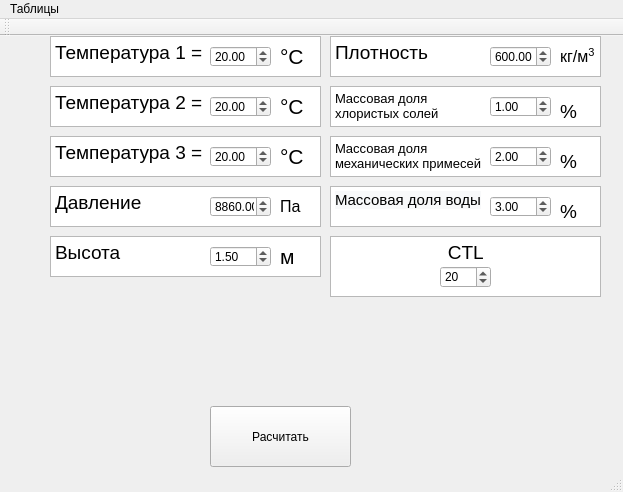
<?xml version="1.0" encoding="UTF-8"?>
<ui version="4.0">
 <class>MainWindow</class>
 <widget class="QMainWindow" name="MainWindow">
  <property name="geometry">
   <rect>
    <x>0</x>
    <y>0</y>
    <width>623</width>
    <height>492</height>
   </rect>
  </property>
  <property name="windowTitle">
   <string>MainWindow</string>
  </property>
  <widget class="QWidget" name="centralWidget">
   <widget class="QTextBrowser" name="textBrowser">
    <property name="geometry">
     <rect>
      <x>50</x>
      <y>0</y>
      <width>271</width>
      <height>41</height>
     </rect>
    </property>
    <property name="html">
     <string>&lt;!DOCTYPE HTML PUBLIC &quot;-//W3C//DTD HTML 4.0//EN&quot; &quot;http://www.w3.org/TR/REC-html40/strict.dtd&quot;&gt;
&lt;html&gt;&lt;head&gt;&lt;meta name=&quot;qrichtext&quot; content=&quot;1&quot; /&gt;&lt;style type=&quot;text/css&quot;&gt;
p, li { white-space: pre-wrap; }
&lt;/style&gt;&lt;/head&gt;&lt;body style=&quot; font-family:'MS Shell Dlg 2'; font-size:8.25pt; font-weight:400; font-style:normal;&quot;&gt;
&lt;p style=&quot; margin-top:0px; margin-bottom:0px; margin-left:0px; margin-right:0px; -qt-block-indent:0; text-indent:0px;&quot;&gt;&lt;span style=&quot; font-size:14pt;&quot;&gt;Температура 1 =&lt;/span&gt;&lt;/p&gt;&lt;/body&gt;&lt;/html&gt;</string>
    </property>
   </widget>
   <widget class="QPushButton" name="Calculate">
    <property name="geometry">
     <rect>
      <x>210</x>
      <y>370</y>
      <width>141</width>
      <height>61</height>
     </rect>
    </property>
    <property name="text">
     <string>Расчитать</string>
    </property>
   </widget>
   <widget class="QDoubleSpinBox" name="T1doubleSpinBox">
    <property name="geometry">
     <rect>
      <x>210</x>
      <y>10</y>
      <width>61</width>
      <height>21</height>
     </rect>
    </property>
    <property name="value">
     <double>20.000000000000000</double>
    </property>
   </widget>
   <widget class="QTextBrowser" name="textBrowser_2">
    <property name="geometry">
     <rect>
      <x>50</x>
      <y>50</y>
      <width>271</width>
      <height>41</height>
     </rect>
    </property>
    <property name="html">
     <string>&lt;!DOCTYPE HTML PUBLIC &quot;-//W3C//DTD HTML 4.0//EN&quot; &quot;http://www.w3.org/TR/REC-html40/strict.dtd&quot;&gt;
&lt;html&gt;&lt;head&gt;&lt;meta name=&quot;qrichtext&quot; content=&quot;1&quot; /&gt;&lt;style type=&quot;text/css&quot;&gt;
p, li { white-space: pre-wrap; }
&lt;/style&gt;&lt;/head&gt;&lt;body style=&quot; font-family:'MS Shell Dlg 2'; font-size:8.25pt; font-weight:400; font-style:normal;&quot;&gt;
&lt;p style=&quot; margin-top:0px; margin-bottom:0px; margin-left:0px; margin-right:0px; -qt-block-indent:0; text-indent:0px;&quot;&gt;&lt;span style=&quot; font-size:14pt;&quot;&gt;Температура 2 =&lt;/span&gt;&lt;/p&gt;&lt;/body&gt;&lt;/html&gt;</string>
    </property>
   </widget>
   <widget class="QDoubleSpinBox" name="T2doubleSpinBox_2">
    <property name="geometry">
     <rect>
      <x>210</x>
      <y>60</y>
      <width>61</width>
      <height>21</height>
     </rect>
    </property>
    <property name="value">
     <double>20.000000000000000</double>
    </property>
   </widget>
   <widget class="QTextBrowser" name="textBrowser_3">
    <property name="geometry">
     <rect>
      <x>50</x>
      <y>100</y>
      <width>271</width>
      <height>41</height>
     </rect>
    </property>
    <property name="html">
     <string>&lt;!DOCTYPE HTML PUBLIC &quot;-//W3C//DTD HTML 4.0//EN&quot; &quot;http://www.w3.org/TR/REC-html40/strict.dtd&quot;&gt;
&lt;html&gt;&lt;head&gt;&lt;meta name=&quot;qrichtext&quot; content=&quot;1&quot; /&gt;&lt;style type=&quot;text/css&quot;&gt;
p, li { white-space: pre-wrap; }
&lt;/style&gt;&lt;/head&gt;&lt;body style=&quot; font-family:'MS Shell Dlg 2'; font-size:8.25pt; font-weight:400; font-style:normal;&quot;&gt;
&lt;p style=&quot; margin-top:0px; margin-bottom:0px; margin-left:0px; margin-right:0px; -qt-block-indent:0; text-indent:0px;&quot;&gt;&lt;span style=&quot; font-size:14pt;&quot;&gt;Температура 3 =&lt;/span&gt;&lt;/p&gt;&lt;/body&gt;&lt;/html&gt;</string>
    </property>
   </widget>
   <widget class="QDoubleSpinBox" name="T3doubleSpinBox_3">
    <property name="geometry">
     <rect>
      <x>210</x>
      <y>110</y>
      <width>61</width>
      <height>21</height>
     </rect>
    </property>
    <property name="value">
     <double>20.000000000000000</double>
    </property>
   </widget>
   <widget class="QTextBrowser" name="textBrowser_4">
    <property name="geometry">
     <rect>
      <x>50</x>
      <y>150</y>
      <width>271</width>
      <height>41</height>
     </rect>
    </property>
    <property name="html">
     <string>&lt;!DOCTYPE HTML PUBLIC &quot;-//W3C//DTD HTML 4.0//EN&quot; &quot;http://www.w3.org/TR/REC-html40/strict.dtd&quot;&gt;
&lt;html&gt;&lt;head&gt;&lt;meta name=&quot;qrichtext&quot; content=&quot;1&quot; /&gt;&lt;style type=&quot;text/css&quot;&gt;
p, li { white-space: pre-wrap; }
&lt;/style&gt;&lt;/head&gt;&lt;body style=&quot; font-family:'MS Shell Dlg 2'; font-size:8.25pt; font-weight:400; font-style:normal;&quot;&gt;
&lt;p style=&quot; margin-top:0px; margin-bottom:0px; margin-left:0px; margin-right:0px; -qt-block-indent:0; text-indent:0px;&quot;&gt;&lt;span style=&quot; font-size:14pt;&quot;&gt;Давление&lt;/span&gt;&lt;/p&gt;&lt;/body&gt;&lt;/html&gt;</string>
    </property>
   </widget>
   <widget class="QDoubleSpinBox" name="PdoubleSpinBox_4">
    <property name="geometry">
     <rect>
      <x>210</x>
      <y>160</y>
      <width>61</width>
      <height>21</height>
     </rect>
    </property>
    <property name="maximum">
     <double>10000.000000000000000</double>
    </property>
    <property name="value">
     <double>8860.000000000000000</double>
    </property>
   </widget>
   <widget class="QTextBrowser" name="textBrowser_5">
    <property name="geometry">
     <rect>
      <x>50</x>
      <y>200</y>
      <width>271</width>
      <height>41</height>
     </rect>
    </property>
    <property name="html">
     <string>&lt;!DOCTYPE HTML PUBLIC &quot;-//W3C//DTD HTML 4.0//EN&quot; &quot;http://www.w3.org/TR/REC-html40/strict.dtd&quot;&gt;
&lt;html&gt;&lt;head&gt;&lt;meta name=&quot;qrichtext&quot; content=&quot;1&quot; /&gt;&lt;style type=&quot;text/css&quot;&gt;
p, li { white-space: pre-wrap; }
&lt;/style&gt;&lt;/head&gt;&lt;body style=&quot; font-family:'MS Shell Dlg 2'; font-size:8.25pt; font-weight:400; font-style:normal;&quot;&gt;
&lt;p style=&quot; margin-top:0px; margin-bottom:0px; margin-left:0px; margin-right:0px; -qt-block-indent:0; text-indent:0px;&quot;&gt;&lt;span style=&quot; font-size:14pt;&quot;&gt;Высота&lt;/span&gt;&lt;/p&gt;&lt;/body&gt;&lt;/html&gt;</string>
    </property>
   </widget>
   <widget class="QDoubleSpinBox" name="HdoubleSpinBox_5">
    <property name="geometry">
     <rect>
      <x>210</x>
      <y>210</y>
      <width>61</width>
      <height>21</height>
     </rect>
    </property>
    <property name="maximum">
     <double>2.400000000000000</double>
    </property>
    <property name="singleStep">
     <double>0.050000000000000</double>
    </property>
    <property name="value">
     <double>1.500000000000000</double>
    </property>
   </widget>
   <widget class="QTextBrowser" name="textBrowser_6">
    <property name="geometry">
     <rect>
      <x>330</x>
      <y>0</y>
      <width>271</width>
      <height>41</height>
     </rect>
    </property>
    <property name="html">
     <string>&lt;!DOCTYPE HTML PUBLIC &quot;-//W3C//DTD HTML 4.0//EN&quot; &quot;http://www.w3.org/TR/REC-html40/strict.dtd&quot;&gt;
&lt;html&gt;&lt;head&gt;&lt;meta name=&quot;qrichtext&quot; content=&quot;1&quot; /&gt;&lt;style type=&quot;text/css&quot;&gt;
p, li { white-space: pre-wrap; }
&lt;/style&gt;&lt;/head&gt;&lt;body style=&quot; font-family:'MS Shell Dlg 2'; font-size:8.25pt; font-weight:400; font-style:normal;&quot;&gt;
&lt;p style=&quot; margin-top:0px; margin-bottom:0px; margin-left:0px; margin-right:0px; -qt-block-indent:0; text-indent:0px;&quot;&gt;&lt;span style=&quot; font-size:14pt;&quot;&gt;Плотность   &lt;/span&gt;&lt;/p&gt;&lt;/body&gt;&lt;/html&gt;</string>
    </property>
   </widget>
   <widget class="QDoubleSpinBox" name="D_doubleSpinBox_6">
    <property name="geometry">
     <rect>
      <x>490</x>
      <y>10</y>
      <width>61</width>
      <height>21</height>
     </rect>
    </property>
    <property name="maximum">
     <double>100000.000000000000000</double>
    </property>
    <property name="value">
     <double>600.000000000000000</double>
    </property>
   </widget>
   <widget class="QTextBrowser" name="textBrowser_7">
    <property name="geometry">
     <rect>
      <x>330</x>
      <y>50</y>
      <width>271</width>
      <height>41</height>
     </rect>
    </property>
    <property name="html">
     <string>&lt;!DOCTYPE HTML PUBLIC &quot;-//W3C//DTD HTML 4.0//EN&quot; &quot;http://www.w3.org/TR/REC-html40/strict.dtd&quot;&gt;
&lt;html&gt;&lt;head&gt;&lt;meta name=&quot;qrichtext&quot; content=&quot;1&quot; /&gt;&lt;style type=&quot;text/css&quot;&gt;
p, li { white-space: pre-wrap; }
&lt;/style&gt;&lt;/head&gt;&lt;body style=&quot; font-family:'MS Shell Dlg 2'; font-size:8.25pt; font-weight:400; font-style:normal;&quot;&gt;
&lt;p style=&quot; margin-top:0px; margin-bottom:0px; margin-left:0px; margin-right:0px; -qt-block-indent:0; text-indent:0px;&quot;&gt;&lt;span style=&quot; font-size:10pt;&quot;&gt;Массовая доля &lt;/span&gt;&lt;/p&gt;
&lt;p style=&quot; margin-top:0px; margin-bottom:0px; margin-left:0px; margin-right:0px; -qt-block-indent:0; text-indent:0px;&quot;&gt;&lt;span style=&quot; font-size:10pt;&quot;&gt;хлористых солей&lt;/span&gt;&lt;/p&gt;&lt;/body&gt;&lt;/html&gt;</string>
    </property>
   </widget>
   <widget class="QDoubleSpinBox" name="w_cldoubleSpinBox_7">
    <property name="geometry">
     <rect>
      <x>490</x>
      <y>60</y>
      <width>61</width>
      <height>21</height>
     </rect>
    </property>
    <property name="value">
     <double>1.000000000000000</double>
    </property>
   </widget>
   <widget class="QTextBrowser" name="textBrowser_8">
    <property name="geometry">
     <rect>
      <x>330</x>
      <y>100</y>
      <width>271</width>
      <height>41</height>
     </rect>
    </property>
    <property name="html">
     <string>&lt;!DOCTYPE HTML PUBLIC &quot;-//W3C//DTD HTML 4.0//EN&quot; &quot;http://www.w3.org/TR/REC-html40/strict.dtd&quot;&gt;
&lt;html&gt;&lt;head&gt;&lt;meta name=&quot;qrichtext&quot; content=&quot;1&quot; /&gt;&lt;style type=&quot;text/css&quot;&gt;
p, li { white-space: pre-wrap; }
&lt;/style&gt;&lt;/head&gt;&lt;body style=&quot; font-family:'MS Shell Dlg 2'; font-size:8.25pt; font-weight:400; font-style:normal;&quot;&gt;
&lt;p style=&quot; margin-top:0px; margin-bottom:0px; margin-left:0px; margin-right:0px; -qt-block-indent:0; text-indent:0px;&quot;&gt;&lt;span style=&quot; font-size:10pt;&quot;&gt;Массовая доля &lt;/span&gt;&lt;/p&gt;
&lt;p style=&quot; margin-top:0px; margin-bottom:0px; margin-left:0px; margin-right:0px; -qt-block-indent:0; text-indent:0px;&quot;&gt;&lt;span style=&quot; font-size:10pt;&quot;&gt;механических примесей  &lt;/span&gt;&lt;/p&gt;&lt;/body&gt;&lt;/html&gt;</string>
    </property>
   </widget>
   <widget class="QDoubleSpinBox" name="w_mech_doubleSpinBox_8">
    <property name="geometry">
     <rect>
      <x>490</x>
      <y>110</y>
      <width>61</width>
      <height>21</height>
     </rect>
    </property>
    <property name="value">
     <double>2.000000000000000</double>
    </property>
   </widget>
   <widget class="QTextBrowser" name="textBrowser_9">
    <property name="geometry">
     <rect>
      <x>330</x>
      <y>150</y>
      <width>271</width>
      <height>41</height>
     </rect>
    </property>
    <property name="html">
     <string>&lt;!DOCTYPE HTML PUBLIC &quot;-//W3C//DTD HTML 4.0//EN&quot; &quot;http://www.w3.org/TR/REC-html40/strict.dtd&quot;&gt;
&lt;html&gt;&lt;head&gt;&lt;meta name=&quot;qrichtext&quot; content=&quot;1&quot; /&gt;&lt;style type=&quot;text/css&quot;&gt;
p, li { white-space: pre-wrap; }
&lt;/style&gt;&lt;/head&gt;&lt;body style=&quot; font-family:'MS Shell Dlg 2'; font-size:8.25pt; font-weight:400; font-style:normal;&quot;&gt;
&lt;p style=&quot; margin-top:0px; margin-bottom:0px; margin-left:0px; margin-right:0px; -qt-block-indent:0; text-indent:0px;&quot;&gt;&lt;span style=&quot; font-size:11pt; background-color:#f8f9fa;&quot;&gt;Массовая доля воды&lt;/span&gt;&lt;/p&gt;&lt;/body&gt;&lt;/html&gt;</string>
    </property>
   </widget>
   <widget class="QDoubleSpinBox" name="w_water_doubleSpinBox_9">
    <property name="geometry">
     <rect>
      <x>490</x>
      <y>160</y>
      <width>61</width>
      <height>21</height>
     </rect>
    </property>
    <property name="value">
     <double>3.000000000000000</double>
    </property>
   </widget>
   <widget class="QTextBrowser" name="textBrowser_10">
    <property name="geometry">
     <rect>
      <x>330</x>
      <y>200</y>
      <width>271</width>
      <height>61</height>
     </rect>
    </property>
    <property name="html">
     <string>&lt;!DOCTYPE HTML PUBLIC &quot;-//W3C//DTD HTML 4.0//EN&quot; &quot;http://www.w3.org/TR/REC-html40/strict.dtd&quot;&gt;
&lt;html&gt;&lt;head&gt;&lt;meta name=&quot;qrichtext&quot; content=&quot;1&quot; /&gt;&lt;style type=&quot;text/css&quot;&gt;
p, li { white-space: pre-wrap; }
&lt;/style&gt;&lt;/head&gt;&lt;body style=&quot; font-family:'MS Shell Dlg 2'; font-size:8.25pt; font-weight:400; font-style:normal;&quot;&gt;
&lt;p align=&quot;center&quot; style=&quot; margin-top:0px; margin-bottom:0px; margin-left:0px; margin-right:0px; -qt-block-indent:0; text-indent:0px;&quot;&gt;&lt;span style=&quot; font-size:14pt;&quot;&gt; CTL &lt;/span&gt;&lt;/p&gt;&lt;/body&gt;&lt;/html&gt;</string>
    </property>
   </widget>
   <widget class="QSpinBox" name="spinBox">
    <property name="geometry">
     <rect>
      <x>440</x>
      <y>230</y>
      <width>51</width>
      <height>22</height>
     </rect>
    </property>
    <property name="value">
     <number>20</number>
    </property>
   </widget>
   <widget class="QLabel" name="label">
    <property name="geometry">
     <rect>
      <x>280</x>
      <y>0</y>
      <width>81</width>
      <height>41</height>
     </rect>
    </property>
    <property name="lineWidth">
     <number>1</number>
    </property>
    <property name="text">
     <string>&lt;html&gt;&lt;head/&gt;&lt;body&gt;&lt;p&gt;&lt;span style=&quot; font-size:16pt;&quot;&gt;°C&lt;/span&gt;&lt;/p&gt;&lt;/body&gt;&lt;/html&gt;</string>
    </property>
   </widget>
   <widget class="QLabel" name="label_2">
    <property name="geometry">
     <rect>
      <x>280</x>
      <y>50</y>
      <width>81</width>
      <height>41</height>
     </rect>
    </property>
    <property name="lineWidth">
     <number>1</number>
    </property>
    <property name="text">
     <string>&lt;html&gt;&lt;head/&gt;&lt;body&gt;&lt;p&gt;&lt;span style=&quot; font-size:16pt;&quot;&gt;°C&lt;/span&gt;&lt;/p&gt;&lt;/body&gt;&lt;/html&gt;</string>
    </property>
   </widget>
   <widget class="QLabel" name="label_3">
    <property name="geometry">
     <rect>
      <x>280</x>
      <y>100</y>
      <width>81</width>
      <height>41</height>
     </rect>
    </property>
    <property name="lineWidth">
     <number>1</number>
    </property>
    <property name="text">
     <string>&lt;html&gt;&lt;head/&gt;&lt;body&gt;&lt;p&gt;&lt;span style=&quot; font-size:16pt;&quot;&gt;°C&lt;/span&gt;&lt;/p&gt;&lt;/body&gt;&lt;/html&gt;</string>
    </property>
   </widget>
   <widget class="QLabel" name="label_4">
    <property name="geometry">
     <rect>
      <x>560</x>
      <y>0</y>
      <width>81</width>
      <height>41</height>
     </rect>
    </property>
    <property name="lineWidth">
     <number>1</number>
    </property>
    <property name="text">
     <string>&lt;html&gt;&lt;head/&gt;&lt;body&gt;&lt;p&gt;&lt;span style=&quot; font-size:12pt;&quot;&gt;кг/м&lt;/span&gt;&lt;span style=&quot; font-size:12pt; vertical-align:super;&quot;&gt;3&lt;/span&gt;&lt;/p&gt;&lt;/body&gt;&lt;/html&gt;</string>
    </property>
   </widget>
   <widget class="QLabel" name="label_5">
    <property name="geometry">
     <rect>
      <x>280</x>
      <y>200</y>
      <width>81</width>
      <height>41</height>
     </rect>
    </property>
    <property name="lineWidth">
     <number>1</number>
    </property>
    <property name="text">
     <string>&lt;html&gt;&lt;head/&gt;&lt;body&gt;&lt;p&gt;&lt;span style=&quot; font-size:16pt;&quot;&gt;м&lt;/span&gt;&lt;/p&gt;&lt;/body&gt;&lt;/html&gt;</string>
    </property>
   </widget>
   <widget class="QLabel" name="label_6">
    <property name="geometry">
     <rect>
      <x>280</x>
      <y>150</y>
      <width>81</width>
      <height>41</height>
     </rect>
    </property>
    <property name="lineWidth">
     <number>1</number>
    </property>
    <property name="text">
     <string>&lt;html&gt;&lt;head/&gt;&lt;body&gt;&lt;p&gt;&lt;span style=&quot; font-size:12pt;&quot;&gt;Па&lt;/span&gt;&lt;/p&gt;&lt;/body&gt;&lt;/html&gt;</string>
    </property>
   </widget>
   <widget class="QLabel" name="label_7">
    <property name="geometry">
     <rect>
      <x>560</x>
      <y>160</y>
      <width>51</width>
      <height>31</height>
     </rect>
    </property>
    <property name="text">
     <string>&lt;html&gt;&lt;head/&gt;&lt;body&gt;&lt;p&gt;&lt;span style=&quot; font-size:14pt;&quot;&gt;%&lt;/span&gt;&lt;/p&gt;&lt;/body&gt;&lt;/html&gt;</string>
    </property>
   </widget>
   <widget class="QLabel" name="label_8">
    <property name="geometry">
     <rect>
      <x>560</x>
      <y>110</y>
      <width>51</width>
      <height>31</height>
     </rect>
    </property>
    <property name="text">
     <string>&lt;html&gt;&lt;head/&gt;&lt;body&gt;&lt;p&gt;&lt;span style=&quot; font-size:14pt;&quot;&gt;%&lt;/span&gt;&lt;/p&gt;&lt;/body&gt;&lt;/html&gt;</string>
    </property>
   </widget>
   <widget class="QLabel" name="label_9">
    <property name="geometry">
     <rect>
      <x>560</x>
      <y>60</y>
      <width>51</width>
      <height>31</height>
     </rect>
    </property>
    <property name="text">
     <string>&lt;html&gt;&lt;head/&gt;&lt;body&gt;&lt;p&gt;&lt;span style=&quot; font-size:14pt;&quot;&gt;%&lt;/span&gt;&lt;/p&gt;&lt;/body&gt;&lt;/html&gt;</string>
    </property>
   </widget>
  </widget>
  <widget class="QMenuBar" name="menuBar">
   <property name="geometry">
    <rect>
     <x>0</x>
     <y>0</y>
     <width>623</width>
     <height>21</height>
    </rect>
   </property>
   <widget class="QMenu" name="menu">
    <property name="title">
     <string>Таблицы</string>
    </property>
    <addaction name="action"/>
   </widget>
   <addaction name="menu"/>
  </widget>
  <widget class="QToolBar" name="mainToolBar">
   <attribute name="toolBarArea">
    <enum>TopToolBarArea</enum>
   </attribute>
   <attribute name="toolBarBreak">
    <bool>false</bool>
   </attribute>
  </widget>
  <widget class="QStatusBar" name="statusBar"/>
  <action name="action">
   <property name="text">
    <string>Градуировачная таблица объема</string>
   </property>
  </action>
 </widget>
 <layoutdefault spacing="6" margin="11"/>
 <resources/>
 <connections/>
</ui>
